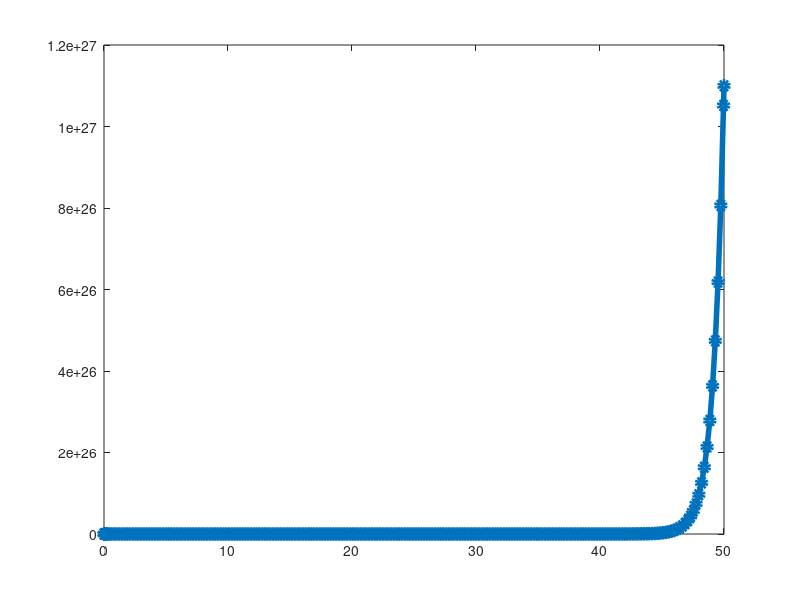

Recreate this plot in MATLAB.
x0 = 10; %Popolazione iniziale //stato iniziale 
N= [0 50];  %Durata della simulazione       
r0=1.2;
%%non ode model calculus
%X=x0;
%x_ora=x0;

%f = @(x) r0*x;

%for k=0:N
    %x_nuovo = f(x_ora);
    %X=[X;x_nuovo'];
    %x_ora = x_nuovo;
%end

%plot(0:N+1,X,'-o','LineWidth',4)
%%ode Model

[t,y]=ode23(@(t,y) r0*y,N,x0);
plot(t,y,'-o','LineWidth',4)